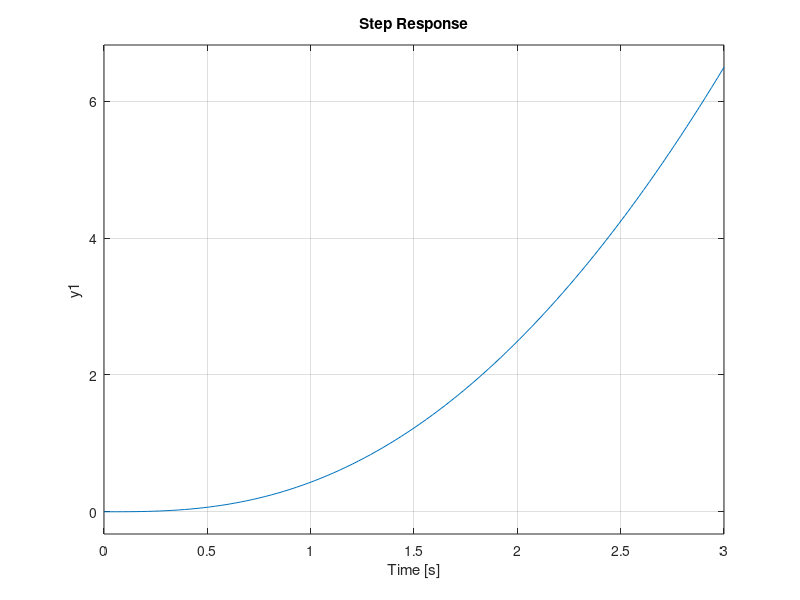

Here is the MATLAB script that generated this plot:
%SISTEMA TIPO 0
s=tf('s');
G=16/(s^2+8*s+32);
step(G)

%SISTEMA TIPO 1
s=tf('s');
G1=1/(8*s^2+16*s);
step(G1)

%SISTEMA TIPO 2
s=tf('s');
G2=4/(s^3+2*s^2);
step(G2)